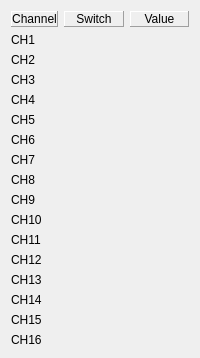
     <widget class="QWidget" name="tabSafetySwitches">
      <attribute name="title">
       <string>Safety Switches</string>
      </attribute>
      <layout class="QGridLayout" name="grid_tabSafetySwitches" rowstretch="0,10,10,10,10,10,10,10,10,10,10,10,10,10,10,10,10" columnstretch="0,10,10">
       <item row="0" column="0">
        <widget class="QLabel" name="label_56">
         <property name="frameShape">
          <enum>QFrame::Panel</enum>
         </property>
         <property name="frameShadow">
          <enum>QFrame::Raised</enum>
         </property>
         <property name="midLineWidth">
          <number>0</number>
         </property>
         <property name="text">
          <string>Channel</string>
         </property>
         <property name="alignment">
          <set>Qt::AlignCenter</set>
         </property>
         <property name="margin">
          <number>3</number>
         </property>
        </widget>
       </item>
       <item row="0" column="1">
        <widget class="QLabel" name="label_66">
         <property name="frameShape">
          <enum>QFrame::Panel</enum>
         </property>
         <property name="frameShadow">
          <enum>QFrame::Raised</enum>
         </property>
         <property name="midLineWidth">
          <number>0</number>
         </property>
         <property name="text">
          <string>Switch</string>
         </property>
         <property name="alignment">
          <set>Qt::AlignCenter</set>
         </property>
         <property name="margin">
          <number>3</number>
         </property>
        </widget>
       </item>
       <item row="0" column="2">
        <widget class="QLabel" name="label_80">
         <property name="frameShape">
          <enum>QFrame::Panel</enum>
         </property>
         <property name="frameShadow">
          <enum>QFrame::Raised</enum>
         </property>
         <property name="midLineWidth">
          <number>0</number>
         </property>
         <property name="text">
          <string>Value</string>
         </property>
         <property name="alignment">
          <set>Qt::AlignCenter</set>
         </property>
         <property name="margin">
          <number>3</number>
         </property>
        </widget>
       </item>
       <item row="1" column="0">
        <widget class="QLabel" name="label_97">
         <property name="text">
          <string notr="true">CH1</string>
         </property>
        </widget>
       </item>
       <item row="2" column="0">
        <widget class="QLabel" name="label_88">
         <property name="text">
          <string notr="true">CH2</string>
         </property>
        </widget>
       </item>
       <item row="3" column="0">
        <widget class="QLabel" name="label_85">
         <property name="text">
          <string notr="true">CH3</string>
         </property>
        </widget>
       </item>
       <item row="4" column="0">
        <widget class="QLabel" name="label_84">
         <property name="text">
          <string notr="true">CH4</string>
         </property>
        </widget>
       </item>
       <item row="5" column="0">
        <widget class="QLabel" name="label_89">
         <property name="text">
          <string notr="true">CH5</string>
         </property>
        </widget>
       </item>
       <item row="6" column="0">
        <widget class="QLabel" name="label_90">
         <property name="text">
          <string notr="true">CH6</string>
         </property>
        </widget>
       </item>
       <item row="7" column="0">
        <widget class="QLabel" name="label_86">
         <property name="text">
          <string notr="true">CH7</string>
         </property>
        </widget>
       </item>
       <item row="8" column="0">
        <widget class="QLabel" name="label_98">
         <property name="text">
          <string notr="true">CH8</string>
         </property>
        </widget>
       </item>
       <item row="9" column="0">
        <widget class="QLabel" name="label_91">
         <property name="text">
          <string notr="true">CH9</string>
         </property>
        </widget>
       </item>
       <item row="10" column="0">
        <widget class="QLabel" name="label_92">
         <property name="text">
          <string notr="true">CH10</string>
         </property>
        </widget>
       </item>
       <item row="11" column="0">
        <widget class="QLabel" name="label_83">
         <property name="text">
          <string notr="true">CH11</string>
         </property>
        </widget>
       </item>
       <item row="12" column="0">
        <widget class="QLabel" name="label_93">
         <property name="text">
          <string notr="true">CH12</string>
         </property>
        </widget>
       </item>
       <item row="13" column="0">
        <widget class="QLabel" name="label_94">
         <property name="text">
          <string notr="true">CH13</string>
         </property>
        </widget>
       </item>
       <item row="14" column="0">
        <widget class="QLabel" name="label_95">
         <property name="text">
          <string notr="true">CH14</string>
         </property>
        </widget>
       </item>
       <item row="15" column="0">
        <widget class="QLabel" name="label_87">
         <property name="text">
          <string notr="true">CH15</string>
         </property>
        </widget>
       </item>
       <item row="16" column="0">
        <widget class="QLabel" name="label_96">
         <property name="text">
          <string notr="true">CH16</string>
         </property>
        </widget>
       </item>
      </layout>
     </widget>
